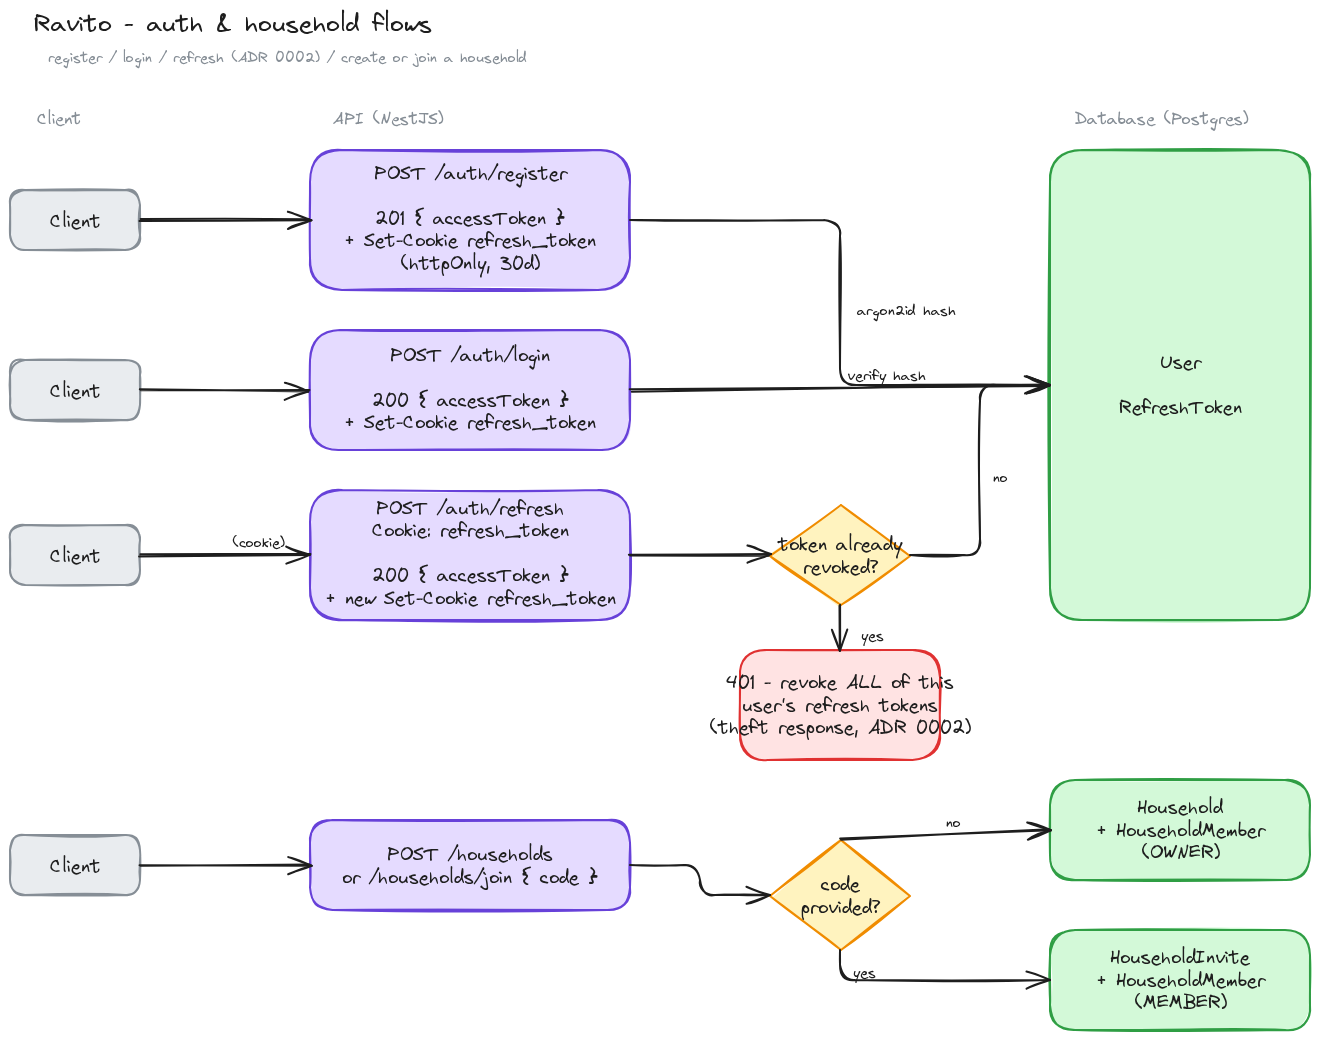

Write the Python code that produced this figure.
"""Regenerates auth.excalidraw. Run via the excalidraw-diagrams skill:

    python3 docs/diagrams/auth.py
    cd .claude/skills/excalidraw-diagrams/scripts && npm install
    node export_playwright.js ../../../../docs/diagrams/auth.excalidraw \
        ../../../../docs/diagrams/auth.png
"""

import sys, os, subprocess

root = subprocess.check_output(['git', 'rev-parse', '--show-toplevel'], text=True).strip()
sys.path.insert(0, os.path.join(root, '.claude/skills/excalidraw-diagrams/scripts'))
from excalidraw_generator import Diagram

d = Diagram()

d.text_box(40, 20, 'Ravito - auth & household flows', font_size=24)
d.text_box(40, 60, 'register / login / refresh (ADR 0002) / create or join a household', font_size=14, color='#868e96')

d.text_box(60, 120, 'Client', font_size=16, color='#868e96')
d.text_box(360, 120, 'API (NestJS)', font_size=16, color='#868e96')
d.text_box(1100, 120, 'Database (Postgres)', font_size=16, color='#868e96')

auth_db = d.box(1080, 160, 'User\n\nRefreshToken', width=260, height=470, color='green')

# --- Row 1: register ---------------------------------------------------
client1 = d.box(40, 200, 'Client', width=130, height=60, color='gray')
api_register = d.box(
    340, 160,
    'POST /auth/register\n\n201 { accessToken }\n+ Set-Cookie refresh_token\n(httpOnly, 30d)',
    width=320, height=140, color='violet',
)
d.arrow_between(client1, api_register, from_side='right', to_side='left')
d.arrow_between(api_register, auth_db, 'argon2id hash', from_side='right', to_side='left')

# --- Row 2: login --------------------------------------------------------
client2 = d.box(40, 370, 'Client', width=130, height=60, color='gray')
api_login = d.box(
    340, 340,
    'POST /auth/login\n\n200 { accessToken }\n+ Set-Cookie refresh_token',
    width=320, height=120, color='violet',
)
d.arrow_between(client2, api_login, from_side='right', to_side='left')
d.arrow_between(api_login, auth_db, 'verify hash', from_side='right', to_side='left')

# --- Row 3: refresh, with the rotation / reuse-detection branch ---------
client3 = d.box(40, 535, 'Client', width=130, height=60, color='gray')
api_refresh = d.box(
    340, 500,
    'POST /auth/refresh\nCookie: refresh_token\n\n200 { accessToken }\n+ new Set-Cookie refresh_token',
    width=320, height=130, color='violet',
)
d.arrow_between(client3, api_refresh, '(cookie)', from_side='right', to_side='left')

reuse_check = d.box(800, 515, 'token already\nrevoked?', width=140, height=100, color='yellow', shape='diamond')
d.arrow_between(api_refresh, reuse_check, from_side='right', to_side='left')
d.arrow_between(reuse_check, auth_db, 'no', from_side='right', to_side='left')

theft = d.box(770, 660, '401 - revoke ALL of this\nuser\'s refresh tokens\n(theft response, ADR 0002)', width=200, height=110, color='red')
d.arrow_between(reuse_check, theft, 'yes', from_side='bottom', to_side='top')

# --- Row 4: household create / join -------------------------------------
client4 = d.box(40, 845, 'Client', width=130, height=60, color='gray')
api_household = d.box(
    340, 830,
    'POST /households\nor /households/join { code }',
    width=320, height=90, color='violet',
)
d.arrow_between(client4, api_household, from_side='right', to_side='left')

join_check = d.box(800, 850, 'code\nprovided?', width=140, height=110, color='yellow', shape='diamond')
d.arrow_between(api_household, join_check, from_side='right', to_side='left')

create_db = d.box(1080, 790, 'Household\n+ HouseholdMember\n(OWNER)', width=260, height=100, color='green')
d.arrow_between(join_check, create_db, 'no', from_side='top', to_side='left')

join_db = d.box(1080, 940, 'HouseholdInvite\n+ HouseholdMember\n(MEMBER)', width=260, height=100, color='green')
d.arrow_between(join_check, join_db, 'yes', from_side='bottom', to_side='left')

out = os.path.join(root, 'docs/diagrams/auth.excalidraw')
d.save(out)
print('written', out)
